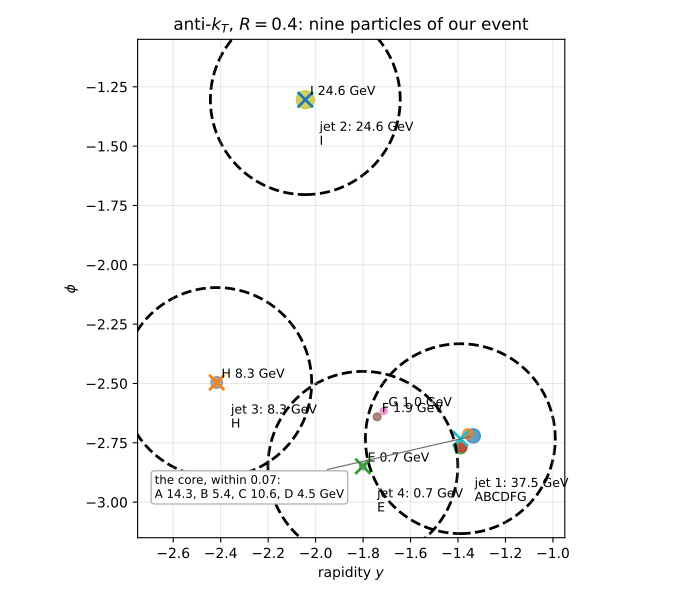

Reproduce this figure in Python.
#!/usr/bin/env python3
"""Anti-kT clustering, step by step, on nine particles of our event.

A playground for the "true jet" section of chapter 7: the same clustering as standalone_genjets.py
(the generalised-kT distance with p = -1, the E scheme, rapidity in dR), written for nine particles
instead of 749 so that every distance can be read and every decision followed by hand.

The particles are real rows of the record ../../Decay/event_Decay.lhe (the final state of chapter 6):
    A, B      the pi+ pi- pair of the Bbar0's chain, the hardest particles of the b jet (0.025 apart)
    C, D      the K- and the pi- of the D0 decay, the first merge of the whole event (0.006 apart)
    E, F, G   three soft particles at the border of the jet: two photons 0.04 apart (F, G) and a pi+
              0.23 from them (E), the last particle anti-kT added to our real jet
    H         the leading particle of the neighbouring gluon jet [4], 1.1 away
    I         the leading particle of jet [5], 1.6 away
pT, eta and phi are the record's; the toy treats every particle as massless, so rapidity = eta.
Sibling scripts: caKt.py (Cambridge/Aachen, p = 0) and hotVR.py (variable R with the mass jump).

    python3 antiKt.py                         # the step-by-step log and a window with the picture
    python3 antiKt.py --no-show -o antiKt.pdf # the log and the picture as a file (make figures)
    python3 antiKt.py --radius 0.8            # the same nine particles at R = 0.8
"""
import argparse
import math

R = 0.4

# ------------------------------------------------------------
# Input particles (rows of example/Decay/event_Decay.lhe)
#
# You can play with pT, eta and phi: move E a little further
# out, make G harder than F, bring H closer, ...
# ------------------------------------------------------------
particles = [
    {"name": "A", "tag": "pi+ [2181]",     "pt": 14.269, "eta": -1.3358, "phi": -2.7211},
    {"name": "B", "tag": "pi- [2239]",     "pt": 5.414,  "eta": -1.3592, "phi": -2.7120},
    {"name": "C", "tag": "K- [2211]",      "pt": 10.567, "eta": -1.3893, "phi": -2.7700},
    {"name": "D", "tag": "pi- [2241]",     "pt": 4.451,  "eta": -1.3832, "phi": -2.7698},
    {"name": "E", "tag": "pi+ [1217]",     "pt": 0.680,  "eta": -1.8008, "phi": -2.8491},
    {"name": "F", "tag": "gamma [1538]",   "pt": 1.857,  "eta": -1.7408, "phi": -2.6406},
    {"name": "G", "tag": "gamma [2183]",   "pt": 0.969,  "eta": -1.7131, "phi": -2.6160},
    {"name": "H", "tag": "Lambda0 [1546]", "pt": 8.282,  "eta": -2.4166, "phi": -2.4959},
    {"name": "I", "tag": "pi+ [1592]",     "pt": 24.572, "eta": -2.0434, "phi": -1.3043},
]


def four_vector(pt, eta, phi):
    """Massless four-vector (E, px, py, pz) from pT, eta, phi."""
    return [pt * math.cosh(eta), pt * math.cos(phi), pt * math.sin(phi), pt * math.sinh(eta)]


def kinematics(p4):
    """pT, rapidity and phi of a four-vector (rapidity = eta for a massless particle)."""
    e, px, py, pz = p4
    pt = math.hypot(px, py)
    y = 0.5 * math.log((e + pz) / (e - pz))
    return pt, y, math.atan2(py, px)


def make_object(p):
    p4 = four_vector(p["pt"], p["eta"], p["phi"])
    return {"name": p["name"], "tag": p["tag"], "p4": p4, "pt": p["pt"], "eta": p["eta"], "phi": p["phi"],
            "constituents": [p["name"]]}


def delta_phi(phi1, phi2):
    """phi1 - phi2 wrapped into [-pi, pi]: phi is periodic."""
    dphi = phi1 - phi2
    while dphi > math.pi:
        dphi -= 2.0 * math.pi
    while dphi < -math.pi:
        dphi += 2.0 * math.pi
    return dphi


def delta_r2(obj1, obj2):
    """Delta R^2 = Delta y^2 + Delta phi^2 (rapidity, as FastJet does; = eta here)."""
    deta = obj1["eta"] - obj2["eta"]
    dphi = delta_phi(obj1["phi"], obj2["phi"])
    return deta * deta + dphi * dphi


def pair_distance(obj1, obj2, radius):
    """Anti-kT: d_ij = min(1/pT_i^2, 1/pT_j^2) DeltaR_ij^2 / R^2 (the harder one sets the scale)."""
    inv_pt2_i = 1.0 / (obj1["pt"] * obj1["pt"])
    inv_pt2_j = 1.0 / (obj2["pt"] * obj2["pt"])
    return min(inv_pt2_i, inv_pt2_j) * delta_r2(obj1, obj2) / (radius * radius)


def beam_distance(obj):
    """Anti-kT: d_iB = 1/pT_i^2."""
    return 1.0 / (obj["pt"] * obj["pt"])


def merge_objects(obj1, obj2):
    """The E scheme: add the four-vectors (what FastJet and CMSSW do); the merged object has a mass."""
    p4 = [a + b for a, b in zip(obj1["p4"], obj2["p4"])]
    pt, y, phi = kinematics(p4)
    return {"name": f"({obj1['name']}+{obj2['name']})", "tag": "", "p4": p4, "pt": pt, "eta": y, "phi": phi,
            "constituents": obj1["constituents"] + obj2["constituents"]}


def print_objects(objects, title):
    print("\n" + title)
    print("-" * len(title))
    for obj in objects:
        print(f"{obj['name']:16s} {obj['tag']:15s} pT = {obj['pt']:7.3f} GeV,  y = {obj['eta']:7.4f},  "
              f"phi = {obj['phi']:7.4f},  constituents = {''.join(sorted(obj['constituents']))}")


def all_distances(objects, radius):
    """Every pair and beam distance of the current step, smallest first."""
    rows = []
    for i in range(len(objects)):
        for j in range(i + 1, len(objects)):
            rows.append((pair_distance(objects[i], objects[j], radius), "pair", i, j,
                         math.sqrt(delta_r2(objects[i], objects[j]))))
    for i in range(len(objects)):
        rows.append((beam_distance(objects[i]), "beam", i, None, None))
    return sorted(rows, key=lambda r: r[0])


def print_distance_table(objects, rows, n_show):
    print(f"\nDistances (the {n_show} smallest of {len(rows)})")
    print("---------")
    for d, kind, i, j, dr in rows[:n_show]:
        if kind == "pair":
            print(f"d({objects[i]['name']}, {objects[j]['name']}) = {d:.4e}   (dR = {dr:.3f})")
        else:
            print(f"d({objects[i]['name']}, beam) = {d:.4e}")


def run_clustering(input_particles, radius, n_show=6):
    """Anti-kT step by step: at every step the smallest of all d_ij and d_iB wins."""
    active = [make_object(p) for p in input_particles]
    final_jets, summary = [], []
    step = 1
    print_objects(active, f"Initial particles (anti-kT, R = {radius})")
    while active:
        print("\n" + "=" * 70 + f"\nStep {step}\n" + "=" * 70)
        print_objects(active, "Current active objects")
        rows = all_distances(active, radius)
        print_distance_table(active, rows, n_show)
        d, kind, i, j, dr = rows[0]
        if kind == "pair":
            obj1, obj2 = active[i], active[j]
            merged = merge_objects(obj1, obj2)
            print(f"\nSmallest distance is the pair distance d({obj1['name']}, {obj2['name']}) = {d:.4e}: "
                  f"merge them -> pT = {merged['pt']:.3f} GeV")
            summary.append(f"step {step}: d({obj1['name']}, {obj2['name']}) = {d:.3e} (dR = {dr:.3f}) wins: "
                           f"merge -> {''.join(sorted(merged['constituents']))} with pT = {merged['pt']:.2f} GeV")
            for index in sorted([i, j], reverse=True):
                active.pop(index)
            active.append(merged)
        else:
            obj = active[i]
            print(f"\nSmallest distance is the beam distance d({obj['name']}, beam) = {d:.4e}: "
                  f"{obj['name']} is a final jet")
            summary.append(f"step {step}: d({obj['name']}, beam) = {d:.3e} wins: jet {''.join(sorted(obj['constituents']))} "
                           f"with pT = {obj['pt']:.2f} GeV")
            final_jets.append(obj)
            active.pop(i)
        step += 1
    print("\n" + "=" * 70 + "\nSummary\n" + "=" * 70)
    for line in summary:
        print(line)
    print_objects(final_jets, "Final anti-kT jets")
    return final_jets


def plot_event(input_particles, final_jets, radius, output=None, show=True):
    """The nine particles and the jets in the (y, phi) plane: a circle of radius R around every jet axis."""
    import matplotlib
    if not show:
        matplotlib.use("Agg")
    import matplotlib.pyplot as plt

    fig, ax = plt.subplots(figsize=(7, 6))
    # the core: the particle with most neighbours within 0.1 (A here), and those neighbours
    hardest = max(input_particles, key=lambda p: sum(math.sqrt(delta_r2(p, q)) < 0.1 for q in input_particles))
    core, box = [], []
    for p in input_particles:
        ax.scatter(p["eta"], p["phi"], s=20.0 + 6.0 * p["pt"], alpha=0.7)
        if math.sqrt(delta_r2(p, hardest)) < 0.1:          # the core: too close to label one by one
            core.append(p)
        else:
            ax.text(p["eta"] + 0.02, p["phi"] + 0.02, f"{p['name']} {p['pt']:.1f} GeV", fontsize=9)
    if core:
        ax.annotate("the core, within 0.07:\n" + ", ".join(f"{p['name']} {p['pt']:.1f}" for p in core) + " GeV",
                    (hardest["eta"], hardest["phi"]), xytext=(0.04, 0.08), textcoords="axes fraction", fontsize=8.5,
                    arrowprops=dict(arrowstyle="-", color="0.4", lw=0.8), bbox=dict(boxstyle="round,pad=0.3", fc="white", ec="0.7"))
    for idx, jet in enumerate(final_jets, start=1):
        ax.scatter(jet["eta"], jet["phi"], s=120, marker="x", linewidths=2)
        ax.add_patch(plt.Circle((jet["eta"], jet["phi"]), radius, fill=False, linestyle="--", linewidth=2))
        ax.text(jet["eta"] + 0.06, jet["phi"] - 0.14 - 0.05 * len(jet["constituents"]) ** 0.5,
                f"jet {idx}: {jet['pt']:.1f} GeV\n{''.join(sorted(jet['constituents']))}", fontsize=9)
    ax.set_xlabel("rapidity $y$")
    ax.set_ylabel(r"$\phi$")
    ax.set_title(rf"anti-$k_T$, $R={radius}$: nine particles of our event")
    ax.set_aspect("equal", adjustable="box")
    ax.set_xlim(-2.75, -0.95)
    ax.set_ylim(-3.15, -1.05)
    ax.grid(True, alpha=0.3)
    plt.tight_layout()
    if output:
        fig.savefig(output)
        print(f"\nwrote {output}")
    if show:
        plt.show()


if __name__ == "__main__":
    ap = argparse.ArgumentParser(description=__doc__, formatter_class=argparse.RawDescriptionHelpFormatter)
    ap.add_argument("-R", "--radius", type=float, default=R)
    ap.add_argument("-o", "--output", default=None, help="save the picture (pdf or png)")
    ap.add_argument("--no-show", action="store_true", help="do not open a window")
    ap.add_argument("--no-plot", action="store_true", help="the log only")
    args = ap.parse_args()
    jets = run_clustering(particles, args.radius)
    if not args.no_plot:
        plot_event(particles, jets, args.radius, args.output, show=not args.no_show)
